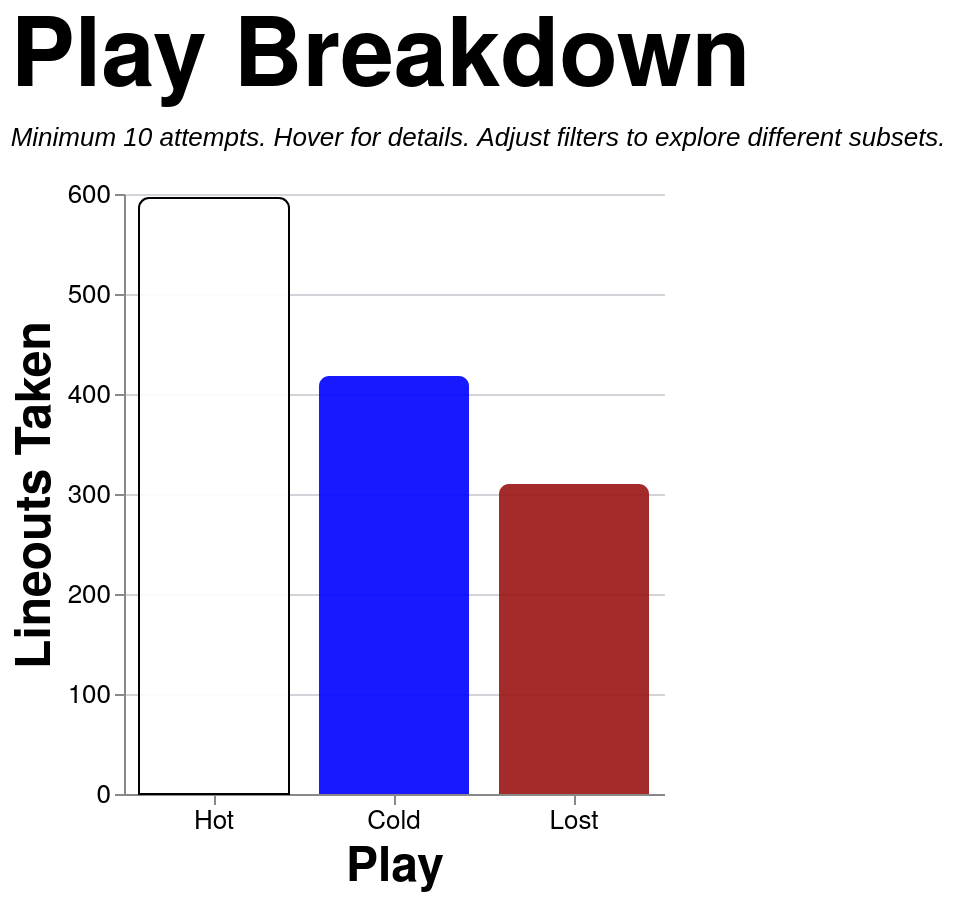

Here is the Vega-Lite specification saved for this chart:
### Vega-Lite specification from a JSON file in a GitHub repository (floating-point values rounded to 4 significant figures; data arrays with more than 128 entries replaced by an {"elided": "..."} marker saying what was removed)
{"config": {"axis": {"labelFont": "PT Sans Narrow, Helvetica Neue, Helvetica, Arial, sans-serif", "titleFont": "PT Sans Narrow, Helvetica Neue, Helvetica, Arial, sans-serif", "labelFontSize": 13, "titleFontSize": 24, "gridColor": "#202947", "gridOpacity": 0.2, "zindex": 1}, "text": {"font": "Lato, sans-serif"}, "bar": {"cornerRadiusEnd": 5}, "header": {"labelFont": "PT Sans Narrow, Helvetica Neue, Helvetica, Arial, sans-serif", "titleFont": "PT Sans Narrow, Helvetica Neue, Helvetica, Arial, sans-serif", "labelFontSize": 24, "titleFontSize": 28, "labelFontWeight": "bold", "orient": "left"}, "legend": {"labelFont": "PT Sans Narrow, Helvetica Neue, Helvetica, Arial, sans-serif", "titleFont": "PT Sans Narrow, Helvetica Neue, Helvetica, Arial, sans-serif", "labelFontSize": 14, "titleFontSize": 16, "titlePadding": 5, "fillColor": "white", "strokeColor": "black", "padding": 10, "titleFontWeight": "lighter", "titleFontStyle": "italic", "titleColor": "gray", "offset": 10}, "title": {"font": "PT Sans Narrow, Helvetica Neue, Helvetica, Arial, sans-serif", "fontSize": 48, "fontWeight": "bold", "anchor": "start", "align": "center", "titlePadding": 20, "subtitlePadding": 10, "subtitleFontSize": 13, "subtitleColor": "", "subtitleFontStyle": "italic", "offset": 15, "color": "black"}, "axisX": {"labelAngle": 0}, "facet": {"title": null, "header": null, "align": {"row": "each", "column": "each"}, "spacing": 10}, "resolve": {"scale": {"y": "independent", "facet": "independent"}}, "background": "transparent", "scale": {"offsetBandPaddingOuter": 0.2, "offsetBandPaddingInner": 0.1}, "view": {"stroke": null, "background": "transparent"}}, "data": {"name": "data-e43753c4e564295a8a2bb987474335c8"}, "mark": {"type": "bar", "opacity": 0.9, "size": 75}, "encoding": {"color": {"field": "play", "legend": null, "scale": {"domain": ["Hot", "Cold", "Lost"], "range": ["white", "blue", "#991515"]}, "type": "nominal"}, "stroke": {"field": "play", "legend": null, "scale": {"domain": ["Hot", "Cold", "Lost"], "range": ["black", "transparent", "transparent"]}, "type": "nominal"}, "tooltip": [{"field": "play", "title": "Play", "type": "nominal"}, {"field": "attempts", "format": ",.0f", "title": "Attempts", "type": "quantitative"}, {"field": "won", "format": ",.0f", "title": "Won", "type": "quantitative"}, {"field": "success_rate", "format": ".1%", "title": "Success Rate", "type": "quantitative"}], "x": {"axis": {"labelAngle": 0}, "field": "play", "sort": ["Hot", "Cold", "Lost"], "title": "Play", "type": "nominal"}, "y": {"field": "attempts", "title": "Lineouts Taken", "type": "quantitative"}}, "height": 300, "params": [{"name": "loSquad", "value": "All"}, {"name": "loSeason", "value": "All"}, {"name": "loGameType", "value": "All"}, {"name": "loThrower", "value": "All"}, {"name": "loJumper", "value": "All"}, {"name": "loArea", "value": "All"}, {"name": "loNumbers", "value": "All"}], "title": {"text": "Play Breakdown", "subtitle": "Minimum 10 attempts. Hover for details. Adjust filters to explore different subsets."}, "transform": [{"filter": "(loSquad == 'All' || datum.squad == loSquad) && (loSeason == 'All' || datum.season == loSeason) && (loGameType == 'All' || (loGameType == 'League + Cup' && (datum.game_type == 'League' || datum.game_type == 'Cup')) || (loGameType == 'League only' && datum.game_type == 'League') || datum.game_type == loGameType) && (loThrower == 'All' || datum.thrower == loThrower) && (loJumper == 'All' || datum.jumper == loJumper) && (loArea == 'All' || datum.area == loArea) && (loNumbers == 'All' || datum.numbers == loNumbers)"}, {"aggregate": [{"op": "count", "as": "attempts"}, {"op": "sum", "field": "won", "as": "won"}], "groupby": ["play"]}, {"filter": "datum.attempts >= 10"}, {"calculate": "datum.won / datum.attempts", "as": "success_rate"}], "width": {"step": 90}, "$schema": "https://vega.github.io/schema/vega-lite/v5.20.1.json", "datasets": {"data-e43753c4e564295a8a2bb987474335c8": {"elided": "1324 records"}}}
